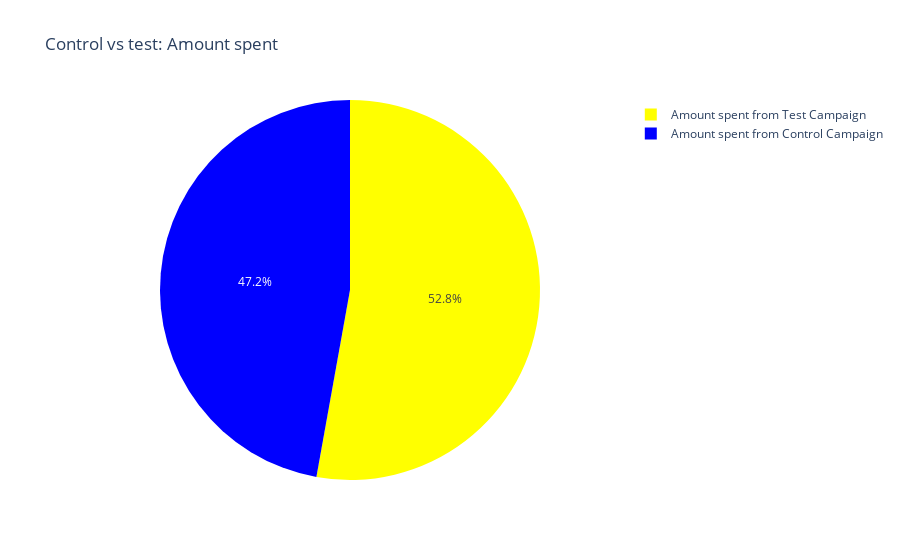

The cell this chart's notebook holds for it:
### Code cell
label = ['Amount spent from Control Campaign',
         'Amount spent from Test Campaign']
counts = [sum(control_data['Amount_spent']),
         sum(test_data['Amount_spent'])]
colors = ['blue', 'yellow']
fig = go.Figure(data=[go.Pie(labels=label, values=counts)])
fig.update_layout(title_text= 'Control vs test: Amount spent')
fig.update_traces(hoverinfo='label+percent', marker=dict(colors=colors))

### Figure 1 — Plotly figure (JSON) as saved in the notebook; plotly's stock layout.template omitted (floating-point values rounded to 4 significant figures)
{"data": [{"hoverinfo": "label+percent", "labels": ["Amount spent from Control Campaign", "Amount spent from Test Campaign"], "marker": {"colors": ["blue", "yellow"]}, "type": "pie", "values": [68653, 76892]}], "layout": {"title": {"text": "Control vs test: Amount spent"}}}
